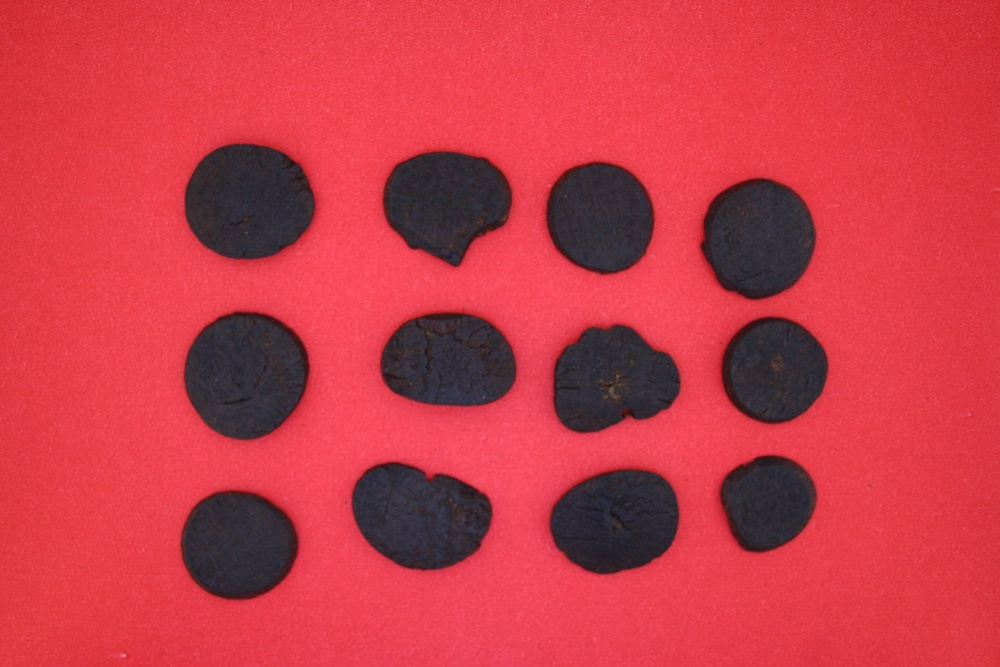
#> input picture code/1.jpg, 1000 x 667 px, shrunk from 1728 x 1152 before the run
$ python trial3.py
#> lines starting #> are read from the running program, lines starting #| are printed output that depends on the picture; after the words box and inside, x2 and y2 are one past the last pixel; in counts of white or black regions, pixels touching at a corner belong together
import cv2
import numpy as np

image = cv2.imread('1.jpg')
#> image is the input picture: shape (667, 1000, 3); mean B, G, R 71.7, 59.3, 199.9
gray  = cv2.cvtColor(image,cv2.COLOR_BGR2GRAY)
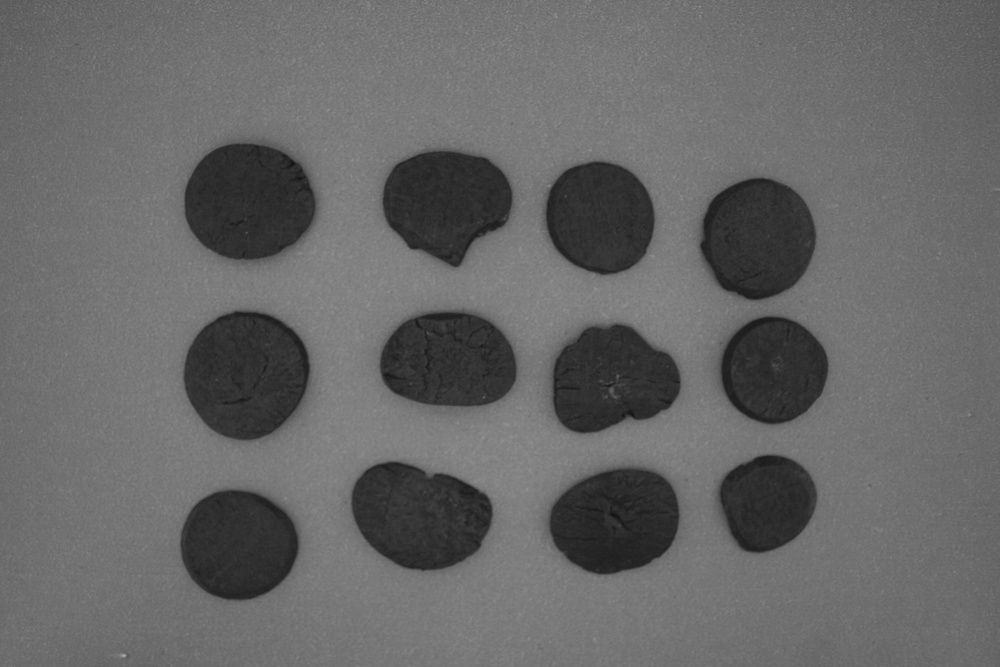
#> gray: shape (667, 1000); min 18, max 171, mean 102.7

markers = np.zeros_like(gray)
background_pixels = gray[0:100,0:100]
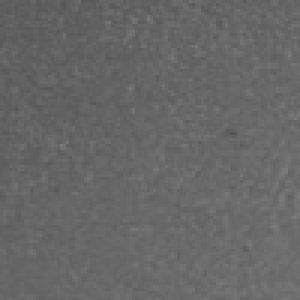
#> background_pixels: shape (100, 100) (shown 3 times larger); min 82, max 123, mean 103

## Some Calculations to cross-check
pixel_mean = np.mean(background_pixels)
#> pixel_mean = 103
pixel_std  = np.std(background_pixels)
#> pixel_std = 5.24
pixel_median = np.median(background_pixels)
#> pixel_median = 103
pixel_min = np.min(background_pixels)
#> pixel_min = 82
pixel_max = np.max(background_pixels)
#> pixel_max = 123

'''
bw_lower = int(pixel_median)-int(pixel_std)
bw_upper = int(pixel_median)+int(pixel_std)
'''
color = np.max(image[:50][:50][0]+ image[:50][:50][1] + image[:50][:50][2])
#> color = 255
lower = color-10
#> lower = 245
upper = color+10
#> upper = 265
#####################################
#print color

mask = np.zeros_like(gray)

for i in range(0,image.shape[0]):
	for j in range(0,image.shape[1]):
		k = image[i][j][0]+ image[i][j][1] + image[i][j][2]
		if (k >=lower and k <= upper) :
			#High possibility that this is background
			mask[i][j] = 0
		else:
			mask[i][j] = 255
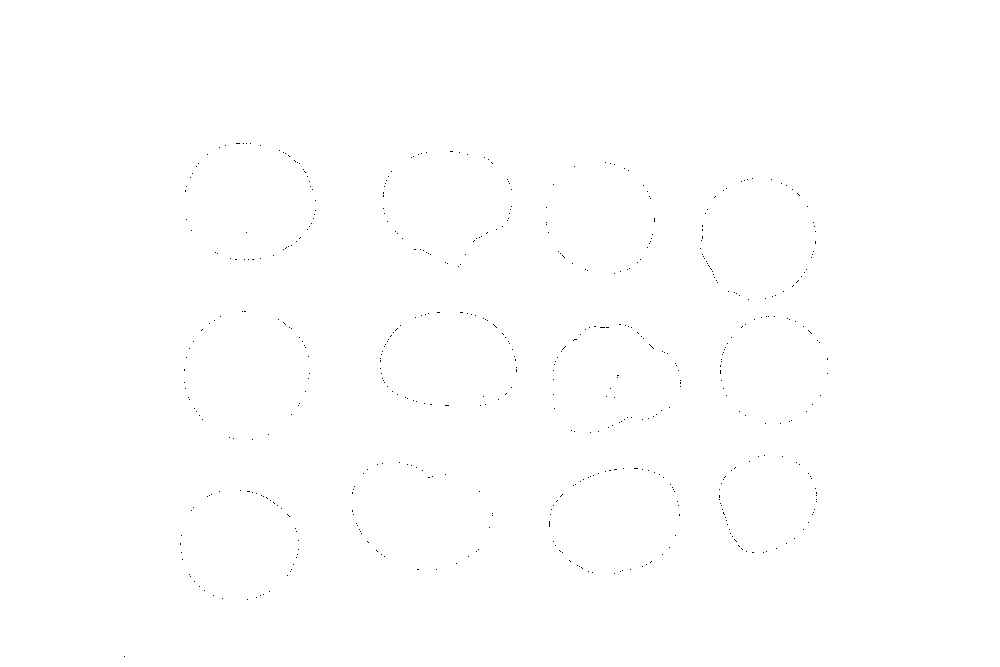
#> mask: shape (667, 1000); 99.9% white; black in thin lines or dots, all inside (x1, y1, x2, y2) = (124, 143, 828, 657)

cv2.imshow("mask",mask)
cv2.waitKey(0)

$ run again, with code/01.jpg copied over code/1.jpg
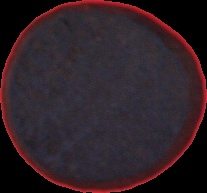
#> input picture code/01.jpg, 207 x 193 px
#> image is the input picture: shape (193, 207, 3); mean B, G, R 39.2, 32.9, 47.2
#> `background_pixels = gray[0:100,0:100]`:
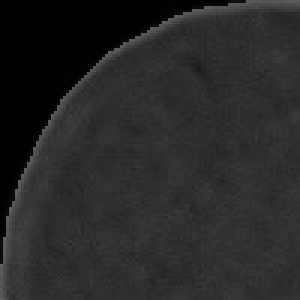
#> background_pixels: shape (100, 100) (shown 3 times larger); min 0, max 96, mean 40.2
#> pixel_mean = 40.2
#> pixel_std = 19.74
#> pixel_median = 46
#> pixel_min = 0
#> pixel_max = 96
#> color = 255
#> lower = 245
#> upper = 265
#> after the loop `for i in range(0,image.shape[0]):`:
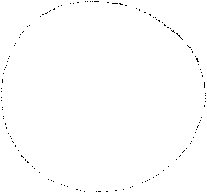
#> mask: shape (193, 207); 99.5% white; black in thin lines or dots

$ run again, with code/101.jpg copied over code/1.jpg
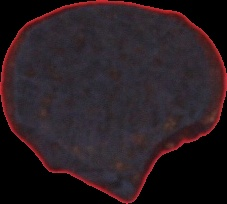
#> input picture code/101.jpg, 227 x 204 px
#> image is the input picture: shape (204, 227, 3); mean B, G, R 34.7, 29.9, 42
#> `background_pixels = gray[0:100,0:100]`:
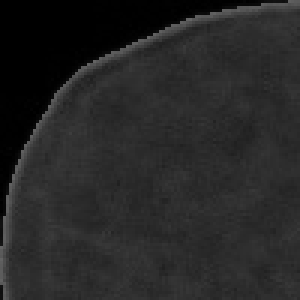
#> background_pixels: shape (100, 100) (shown 3 times larger); min 0, max 101, mean 38.5
#> pixel_mean = 38.49
#> pixel_std = 18.91
#> pixel_median = 44
#> pixel_min = 0
#> pixel_max = 101
#> color = 248
#> lower = 238
#> upper = 258
#> after the loop `for i in range(0,image.shape[0]):`:
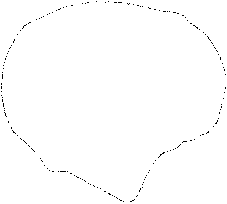
#> mask: shape (204, 227); 99.4% white; black in thin lines or dots

$ run again, with code/11.jpg copied over code/1.jpg
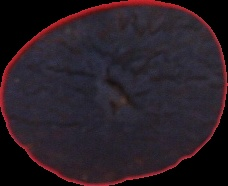
#> input picture code/11.jpg, 228 x 186 px
#> image is the input picture: shape (186, 228, 3); mean B, G, R 37.9, 30.1, 41
#> `background_pixels = gray[0:100,0:100]`:
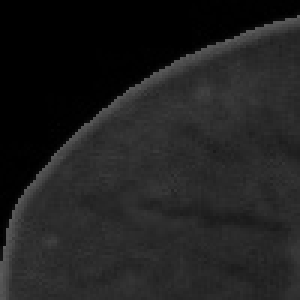
#> background_pixels: shape (100, 100) (shown 3 times larger); min 0, max 95, mean 31.9
#> pixel_mean = 31.85
#> pixel_std = 22.2
#> pixel_median = 41
#> pixel_min = 0
#> pixel_max = 95
#> color = 247
#> lower = 237
#> upper = 257
#> after the loop `for i in range(0,image.shape[0]):`:
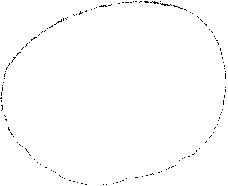
#> mask: shape (186, 228); 99.2% white; black in thin lines or dots
